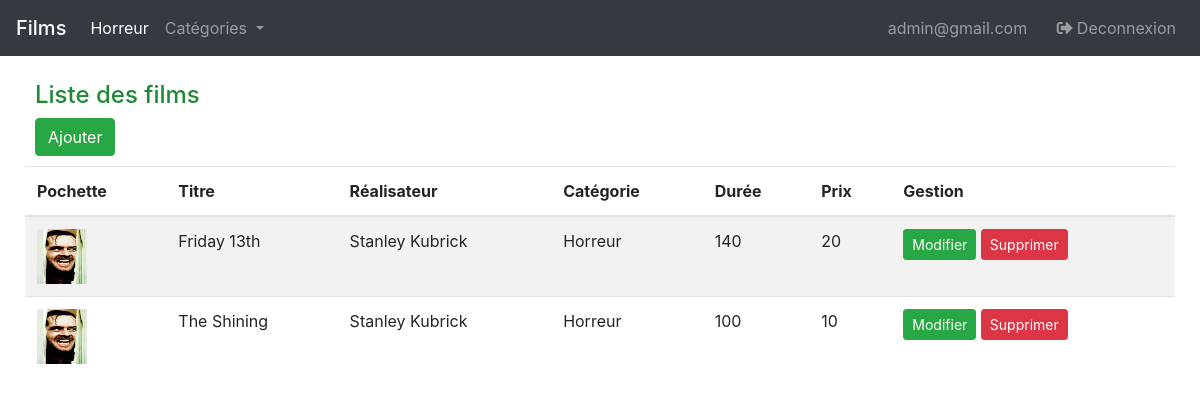
The app's page /index.php?category=Horreur (signed in) with its own data.
### tables this page shows
CREATE TABLE `films` (
  `id` int(11) NOT NULL AUTO_INCREMENT,
  `title` varchar(25) DEFAULT NULL,
  `director` varchar(25) DEFAULT NULL,
  `category` varchar(25) DEFAULT NULL,
  `duration` int(11) DEFAULT NULL,
  `price` double DEFAULT NULL,
  `image` varchar(255) DEFAULT NULL,
  `preview` varchar(255) DEFAULT NULL,
  PRIMARY KEY (`id`)
);

### includes/functions.php (called while the page is built, shortened)
<?php
function getFilms($selectedCategory = "") {
	global $connection;
	$filmQuery = "SELECT * FROM films";
  if (!empty($selectedCategory)) {
    $filmQuery .= " WHERE category = '$selectedCategory'";
  }
  $filmQuery .= " ORDER BY id DESC";
  $result = mysqli_query($connection, $filmQuery);
  $films = array();
  $i = 0;
  while ($row = mysqli_fetch_assoc($result)) {
    $id = $row['id'];
    $title = $row['title'];
    $director = $row['director'];
    $category = $row['category'];
    $duration = $row['duration'];
    $price = $row['price'];
    $image = "images/".$row['image'];
    $preview = $row['preview'];
    $film = new Film($id, $title, $director, $category, $duration, $price, $image);
    $film->setPreview($preview);
    $films[$i++] = $film;
  }
  return $films;
}
?>

### includes/classFilm.inc.php (called while the page is built, shortened)
<?php
class Film {
	private $id;
	private $title;
	private $director;
	private $category;
	private $duration;
	private $price;
	private $image;
	function getId() {
		return $this->id;
	}
	function setId($id) {
		$this->id = $id;
	}
	function getTitle() {
		return $this->title;
	}
	function setTitle($title) {
		$this->title = $title;
	}
	function getDirector() {
		return $this->director;
	}
	function setDirector($director) {
		$this->director = $director;
	}
	function getCategory() {
		return $this->category;
	}
	function setCategory($category) {
		$this->category = $category;
	}
	function getPrice() {
		return $this->price;
	}
	function setPrice($price) {
		$this->price = $price;
	}
	function getDuration() {
		return $this->duration;
	}
	function setDuration($duration) {
		$this->duration = $duration;
	}
	function getImage() {
		return $this->image;
	}
	function setImage($image) {
		$this->image = $image;
	}
}
?>

### viewsfilms/admin.php (the view, shortened to what this page needs)
<div style="margin: 25px">
  <div style="margin: 10px; position: relative;">
    <div>
      <h4 style="color: #218838">Liste des films</h4>
    </div>
    <div>
      <a class="btn btn-success" href="viewsfilms/film.php">Ajouter</a>
    </div>
  </div>
  <table class="table table-striped" style="">
    <thead>
      <tr>
        <th scope="col">Pochette</th>
        <th scope="col">Titre</th>
        <th scope="col">Réalisateur</th>
        <th scope="col">Catégorie</th>
        <th scope="col">Durée</th>
        <th scope="col">Prix</th>
        <th scope="col">Gestion</th>
      </tr>
    </thead>
    <tbody>
      <?php foreach ($films as $film) : ?>
        <tr>
          <td scope="row"><img src="<?php echo $film->getImage(); ?>" style="width:50px; height: 55px;" /></td>
          <td><?php echo $film->getTitle(); ?></td>
          <td><?php echo $film->getDirector(); ?></td>
          <td><?php echo $film->getCategory(); ?></td>
          <td><?php echo $film->getDuration(); ?></td>
          <td><?php echo $film->getPrice(); ?></td>
          <td>
            <a class="btn btn-success btn-sm" href="viewsfilms/updateForm.php?id=<?php echo $film->getId(); ?>">Modifier</a>
            <a class="btn btn-danger btn-sm" href="viewsfilms/deleteFilm.php?id=<?php echo $film->getId(); ?>">Supprimer</a>
          </td>
        </tr>
      <?php endforeach ?>
    </tbody>
  </table>

### records on screen
films: image (picture), title "Friday 13th", director "Stanley Kubrick", category "Horreur", duration "140", price "20"
films: image (picture), title "The Shining", director "Stanley Kubrick", category "Horreur", duration "100", price "10"

### other values on screen
$_GET['category'] "Horreur"
$_SESSION['email'] "admin@gmail.com"
